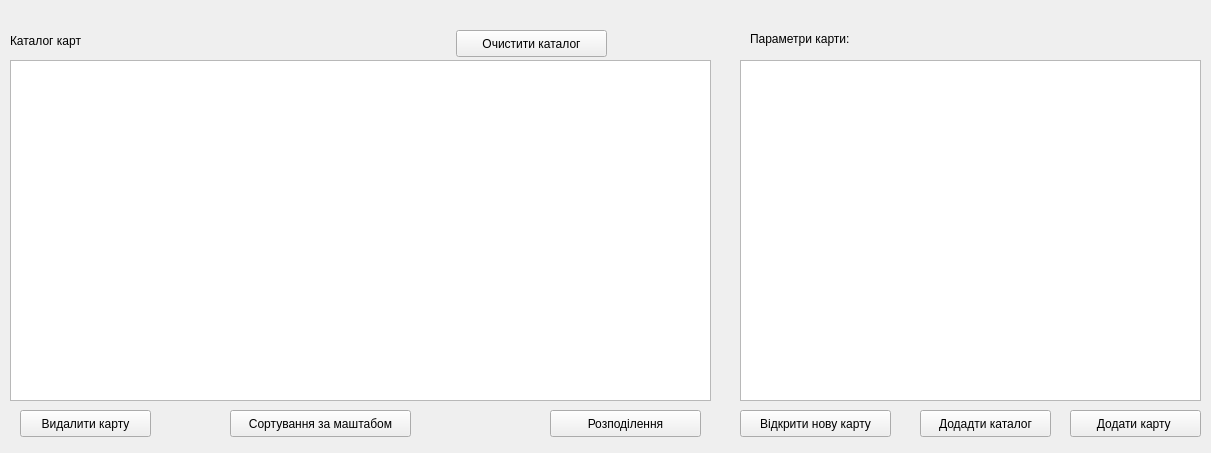
<?xml version="1.0" encoding="UTF-8"?>
<ui version="4.0">
 <class>MainWindow</class>
 <widget class="QMainWindow" name="MainWindow">
  <property name="geometry">
   <rect>
    <x>0</x>
    <y>0</y>
    <width>1211</width>
    <height>453</height>
   </rect>
  </property>
  <property name="windowTitle">
   <string>Керування картами</string>
  </property>
  <widget class="QWidget" name="centralWidget">
   <widget class="QPushButton" name="openButton">
    <property name="geometry">
     <rect>
      <x>740</x>
      <y>410</y>
      <width>151</width>
      <height>27</height>
     </rect>
    </property>
    <property name="text">
     <string>Відкрити нову карту</string>
    </property>
   </widget>
   <widget class="QPlainTextEdit" name="plainTextEdit">
    <property name="geometry">
     <rect>
      <x>740</x>
      <y>60</y>
      <width>461</width>
      <height>341</height>
     </rect>
    </property>
   </widget>
   <widget class="QPushButton" name="distributeButton">
    <property name="geometry">
     <rect>
      <x>550</x>
      <y>410</y>
      <width>151</width>
      <height>27</height>
     </rect>
    </property>
    <property name="text">
     <string>Розподілення</string>
    </property>
   </widget>
   <widget class="QTreeView" name="treeView">
    <property name="geometry">
     <rect>
      <x>10</x>
      <y>60</y>
      <width>701</width>
      <height>341</height>
     </rect>
    </property>
   </widget>
   <widget class="QLabel" name="label">
    <property name="geometry">
     <rect>
      <x>10</x>
      <y>30</y>
      <width>101</width>
      <height>21</height>
     </rect>
    </property>
    <property name="text">
     <string>Каталог карт</string>
    </property>
   </widget>
   <widget class="QPushButton" name="addMapToDBButton">
    <property name="geometry">
     <rect>
      <x>1070</x>
      <y>410</y>
      <width>131</width>
      <height>27</height>
     </rect>
    </property>
    <property name="text">
     <string>Додати карту </string>
    </property>
   </widget>
   <widget class="QLabel" name="label_2">
    <property name="geometry">
     <rect>
      <x>750</x>
      <y>30</y>
      <width>131</width>
      <height>17</height>
     </rect>
    </property>
    <property name="text">
     <string>Параметри карти:</string>
    </property>
   </widget>
   <widget class="QLabel" name="filenameLabel">
    <property name="geometry">
     <rect>
      <x>930</x>
      <y>30</y>
      <width>271</width>
      <height>17</height>
     </rect>
    </property>
    <property name="text">
     <string/>
    </property>
   </widget>
   <widget class="QPushButton" name="removeMapButton">
    <property name="geometry">
     <rect>
      <x>20</x>
      <y>410</y>
      <width>131</width>
      <height>27</height>
     </rect>
    </property>
    <property name="text">
     <string>Видалити карту</string>
    </property>
   </widget>
   <widget class="QPushButton" name="SortButton">
    <property name="geometry">
     <rect>
      <x>230</x>
      <y>410</y>
      <width>181</width>
      <height>27</height>
     </rect>
    </property>
    <property name="text">
     <string>Сортування за маштабом</string>
    </property>
   </widget>
   <widget class="QPushButton" name="addAllMaps">
    <property name="geometry">
     <rect>
      <x>920</x>
      <y>410</y>
      <width>131</width>
      <height>27</height>
     </rect>
    </property>
    <property name="text">
     <string>Додадти каталог</string>
    </property>
   </widget>
   <widget class="QPushButton" name="cleanFolder">
    <property name="geometry">
     <rect>
      <x>456</x>
      <y>30</y>
      <width>151</width>
      <height>27</height>
     </rect>
    </property>
    <property name="text">
     <string>Очистити каталог</string>
    </property>
   </widget>
  </widget>
 </widget>
 <layoutdefault spacing="6" margin="11"/>
 <resources/>
 <connections/>
</ui>
